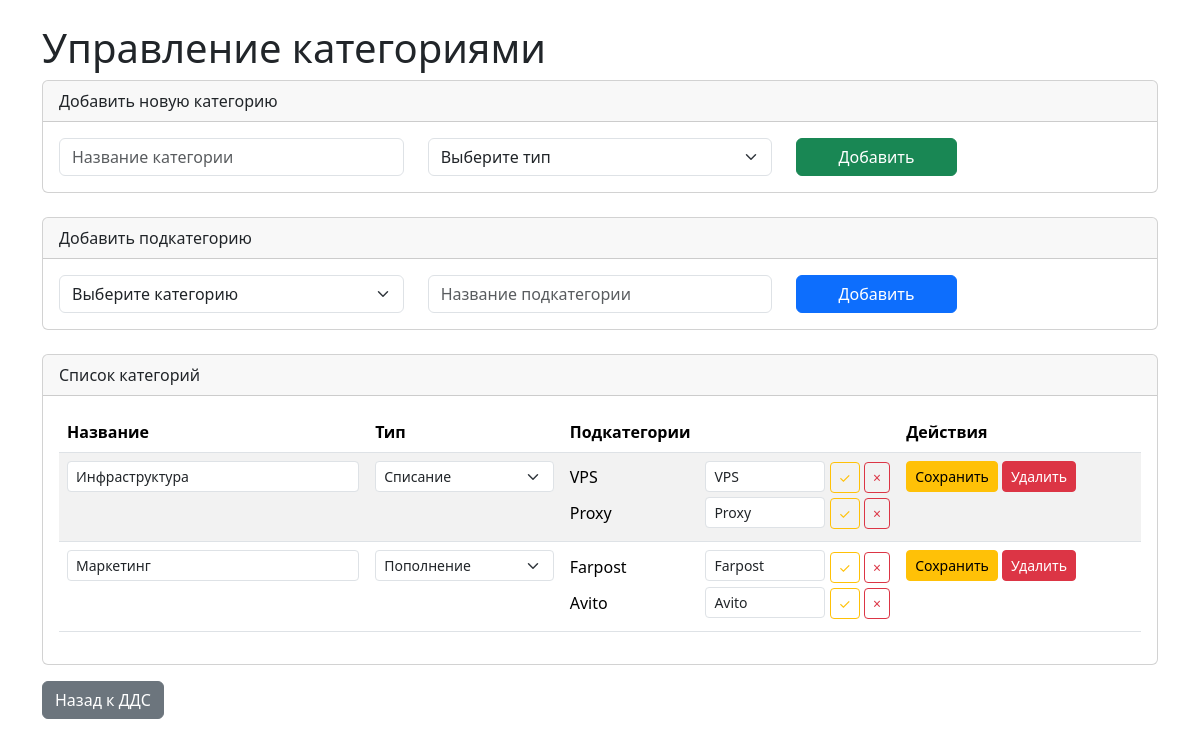
Page /categories/ (signed in) on the committed database.
### dds/models.py (models this page shows, shortened)
class Category(models.Model):
    user = models.ForeignKey(User, on_delete=models.CASCADE)
    name = models.CharField(max_length=100)
    type = models.ForeignKey(Type, on_delete=models.CASCADE, related_name="categories")
    class Meta:
        verbose_name = "Категория"
        verbose_name_plural = "Категории"
        unique_together = ("user", "name", "type")

class Type(models.Model):
    user = models.ForeignKey(User, on_delete=models.CASCADE)
    name = models.CharField(max_length=100)
    class Meta:
        verbose_name = "Тип"
        verbose_name_plural = "Типы"
        unique_together = ("user", "name")

class SubCategory(models.Model):
    user = models.ForeignKey(User, on_delete=models.CASCADE)
    name = models.CharField(max_length=100)
    category = models.ForeignKey(Category, on_delete=models.CASCADE, related_name="subcategories")
    class Meta:
        verbose_name = "Подкатегория"
        verbose_name_plural = "Подкатегории"
        unique_together = ("user", "name", "category")

### dds/views.py (the view, shortened to what this page needs)
# urls.py: path('categories/', views.category_management, name='category_management'),
@login_required
def category_management(request):
    categories = Category.objects.filter(user=request.user).select_related('type').prefetch_related('subcategories')
    types = Type.objects.filter(user=request.user)
    return render(request, 'category_management.html', {
        'categories': categories,
        'types': types
    })

### dds/templates/category_management.html (shortened to what this page needs)
{% load static %}
<!DOCTYPE html>
<html lang="ru">
<head>
    <link href="https://cdn.jsdelivr.net/npm/bootstrap@5.3.2/dist/css/bootstrap.min.css" rel="stylesheet">
</head>
<body>
<div class="container mt-4">
    <h1>Управление категориями</h1>
    <div class="card mb-4">
        <div class="card-header">Добавить новую категорию</div>
        <div class="card-body">
            <form method="post">
                <div class="row">
                    <div class="col-md-4">
                        <input type="text" name="category_name" class="form-control" placeholder="Название категории" required>
                    </div>
                    <div class="col-md-4">
                        <select name="type" class="form-select" required>
                            <option value="">Выберите тип</option>
                        </select>
                    </div>
                    <div class="col-md-2">
                        <button type="submit" class="btn btn-success w-100">Добавить</button>
                    </div>
                </div>
            </form>
        </div>
    </div>
    <div class="card mb-4">
        <div class="card-header">Добавить подкатегорию</div>
        <div class="card-body">
            <form method="post">
                <div class="row">
                    <div class="col-md-4">
                        <select name="category_id" class="form-select" required>
                            <option value="">Выберите категорию</option>
                        </select>
                    </div>
                    <div class="col-md-4">
                        <input type="text" name="subcategory_name" class="form-control" placeholder="Название подкатегории" required>
                    </div>
                    <div class="col-md-2">
                        <button type="submit" class="btn btn-primary w-100">Добавить</button>
                    </div>
                </div>
            </form>
        </div>
    </div>
    <div class="card">
        <div class="card-header">Список категорий</div>
        <div class="card-body">
            <table class="table table-striped">
                <thead>
                    <tr>
                        <th>Название</th>
                        <th>Тип</th>
                        <th>Подкатегории</th>
                        <th>Действия</th>
                    </tr>
                </thead>
                <tbody>
                    {% for category in categories %}
                    <tr>
                        <td>
                            <form method="post" class="d-inline">
                                <input type="text" name="category_name" value="{{ category.name }}" class="form-control form-control-sm">
                        </td>
                        <td>
                            <select name="type" class="form-select form-select-sm">
                                {% for t in types %}
                                <option value="{{ t.id }}" {% if t.id == category.type.id %}selected{% endif %}>{{ t.name }}</option>
                                {% endfor %}
                            </select>
                        </td>
                        <td>
                            {% for subcat in category.subcategories.all %}
                            <div class="d-flex justify-content-between align-items-center mb-1">
                                <span>{{ subcat.name }}</span>
                                <div>
                                    <form method="post" class="d-inline">
                                        <input type="text" name="subcategory_name" value="{{ subcat.name }}" class="form-control form-control-sm d-inline" style="width: 120px;">
                                        <button type="submit" class="btn btn-sm btn-outline-warning">✓</button>
                                    </form>
                                    <form method="post" class="d-inline">
                                        <button type="submit" class="btn btn-sm btn-outline-danger" onclick="return confirm('Удалить?')">×</button>
                                    </form>
                                </div>
                            </div>
                            {% endfor %}
                        </td>
                        <td>
                                <button type="submit" class="btn btn-sm btn-warning">Сохранить</button>
                            <form method="post" class="d-inline">
                                <button type="submit" class="btn btn-sm btn-danger" onclick="return confirm('Удалить категорию?')">Удалить</button>
                            </form>
                        </td>
                    </tr>
                    {% endfor %}
                </tbody>
            </table>
        </div>
    </div>
    <a href="{% url 'index' %}" class="btn btn-secondary mt-3">Назад к ДДС</a>
</div>
</body>
</html>

### rows in the picture
Category: category_name "Инфраструктура", type "Списание"
SubCategory: name "VPS", subcategory_name "VPS"
SubCategory: name "Proxy", subcategory_name "Proxy"
Category: category_name "Маркетинг", type "Пополнение"
SubCategory: name "Farpost", subcategory_name "Farpost"
SubCategory: name "Avito", subcategory_name "Avito"
